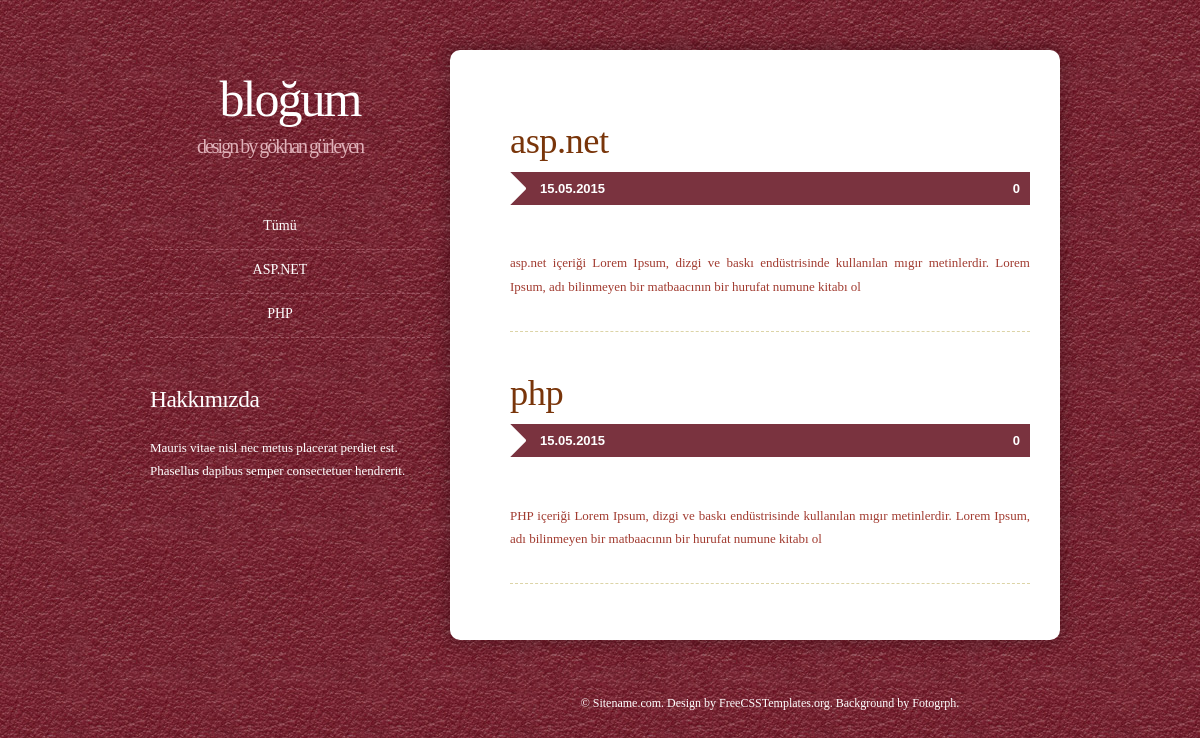
The page / on the database its author committed.
### tables this page shows
CREATE TABLE IF NOT EXISTS `makale` (
`id` int(5) NOT NULL,
  `baslik` varchar(100) NOT NULL,
  `icerik` text NOT NULL,
  `tarih` varchar(15) NOT NULL,
  `keywords` varchar(100) NOT NULL,
  `description` varchar(160) NOT NULL,
  `onay` varchar(1) NOT NULL,
  `katId` varchar(2) NOT NULL,
  `okunmaSayisi` int(10) NOT NULL DEFAULT '0'
);

CREATE TABLE IF NOT EXISTS `kategoriler` (
`id` int(2) NOT NULL,
  `katAdi` varchar(20) NOT NULL
);

### index.php (the view)
<?php
include_once "tema/ust.php";
(isset($_GET["katId"]))?$katId=$_GET["katId"]:$katId="";
if($katId !="")
{
$sorgu=mysql_query("select * from makale where katId='".$katId."'",$db);
}
else
{
$sorgu=mysql_query("select * from makale",$db);
}
while($sonuc=mysql_fetch_array($sorgu))
{
?>
          <a  href='makaleDetay.php?id=<?= $sonuc["id"]?>'><div class="post">
            <h2 class="title"><?= $sonuc["baslik"]?></h2>
            <p class="meta"><span class="date"><?= $sonuc["tarih"]?></span><span class="posted"><?= $sonuc["okunmaSayisi"]?></span></p>
            <div style="clear: both;">&nbsp;</div>
            <div class="entry">
              <p><?= $sonuc["description"]?></p>
            </div>
          </div></a>
          <?php
}
include_once "tema/alt.php";
?>

### tema/alt.php
<div style="clear: both;">&nbsp;</div>
</div>
<div id="sidebar">
  <div id="logo">
    <h1><a href="index.php">Bloğum </a></h1>
    <p>Design by <a href="#" rel="nofollow">Gökhan GÜRLEYEN</a></p>
  </div>
  <div id="menu">
    <ul>
    <li><a href="index.php">Tümü</a></li>
    <?php
	$sorgu=mysql_query("select * from kategoriler",$db);
	while($sonuc=mysql_fetch_array($sorgu))
	{
		echo "<li><a href='index.php?katId=".$sonuc["id"]."'>".$sonuc["katAdi"]."</a></li>";
	}
	?>
    </ul>
  </div>
  <ul>
    <li>
      <h2>Hakkımızda</h2>
      <p>Mauris vitae nisl nec metus placerat perdiet est. Phasellus dapibus semper consectetuer hendrerit.</p>
    </li>
  </ul>
</div>
<div style="clear: both;">&nbsp;</div>
</div>
</div>
</div>
</div>
<div id="footer">
  <p>&copy; Sitename.com. Design by <a href="http://www.freecsstemplates.org/" rel="nofollow">FreeCSSTemplates.org</a>. Background by <a href="http://fotogrph.com/">Fotogrph</a>.</p>
</div>
</body></html>

### style.css (style rules this page uses)
body { margin: 30px 0px 0px 0px; padding: 0; background: url(images/img01.jpg) repeat; font-family: 'Arvo', serif; font-size: 13px; color: #3E3B36; }
h1, h2, h3 { margin: 0; padding: 0; font-weight: normal; color: #F0E9E9; }
h1 { font-size: 2em; }
h2 { font-size: 2.8em; }
p, ul, ol { margin-top: 0; line-height: 180%; }
a { text-decoration: none; color: #A13B30; }
#logo { width: 280px; height: 140px; margin: 0; padding: 0; color: #FFFFFF; }
#logo h1, #logo p { margin: 0; padding: 0; letter-spacing: -2px; text-align: center; text-transform: lowercase; font-family: Georgia, "Times New Roman", Times, serif; }
#logo h1 { margin: 0; padding: 20px 0px 0px 0px; font-size: 50px; color: #4D8D99; }
#logo h1 a { color: #FFFFFF; }
#logo p { margin: 0px; font-size: 20px; color: #E0B1B9; }
#logo a { border: none; background: none; text-decoration: none; color: #E0B1B9; }
#menu { width: 280px; margin: 20px auto 50px auto; padding: 0; }
#menu ul { margin: 0; padding: 50px 0px 0px 0px; list-style: none; line-height: normal; }
#menu li { border-bottom: 1px dashed #9C5461; }
#menu a { display: block; width: 260px; height: 27px; margin: 4px 0px; padding: 8px 0px 0px 0px; text-align: center; text-decoration: none; text-transform: capitalize; font-size: 14px; font-weight: normal; color: #FFFFFF; }
.post { margin-bottom: 40px; }
.post .title { padding: 0px 0px 10px 0px; text-transform: lowercase; font-family: Georgia, "Times New Roman", Times, serif; letter-spacing: -.5px; color: #79350A; border: none; }
.post .meta { overflow: hidden; background: url(images/img03.png) no-repeat left top; margin-bottom: 30px; padding: 5px 10px 5px 30px; text-align: left; font-family: Arial, Helvetica, sans-serif; font-size: 13px; font-weight: bold; color: #FFFFFF; }
.post .meta .date { float: left; }
.post .meta .posted { float: right; }
.post .entry { padding: 0px 0px 20px 0px; border-bottom: 1px dashed #DCD4A7; text-align: justify; }
#sidebar { float: left; width: 280px; margin: 0px; padding: 0px 0px 80px 10px; color: #FFFFFF; }
#sidebar ul { margin: 0; padding: 0; list-style: none; }
#sidebar li { margin: 0; padding: 0; }
#sidebar h2 { padding-bottom: 10px; height: 38px; letter-spacing: -.5px; font-size: 1.8em; color: #FFFFFF; }
#sidebar p { margin: 0px 0px 40px 0px; padding: 0px 20px 0px 0px; }
#sidebar a { border: none; }
#footer { width: 920px; height: 80px; margin: 0 auto; padding: 0px 0 15px 310px; }
#footer p { margin: 0; padding-top: 20px; line-height: normal; font-size: 12px; text-align: center; color: #FFFFFF; }
#footer a { color: #FFFFFF; }

### rows shown on the page
makale: baslik "asp.net", tarih "15.05.2015", okunmaSayisi "0", description "asp.net içeriği Lorem Ipsum, dizgi ve baskı endüstrisinde kullanılan mıgır metinlerdir. Lorem Ipsum, adı bilinmeyen bir matbaacının bir hurufat numune kitabı ol"
makale: baslik "php", tarih "15.05.2015", okunmaSayisi "0", description "PHP içeriği Lorem Ipsum, dizgi ve baskı endüstrisinde kullanılan mıgır metinlerdir. Lorem Ipsum, adı bilinmeyen bir matbaacının bir hurufat numune kitabı ol"
kategoriler: katAdi "ASP.NET"
kategoriler: katAdi "PHP"
